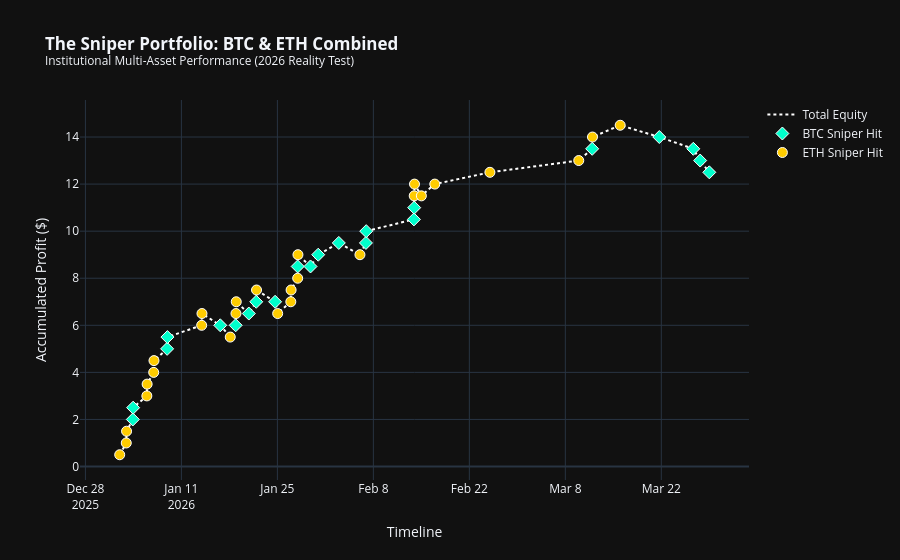

Here is the notebook cell this chart was saved with:
### Code cell
# Cell 17 (The Final Combined Sniper Portfolio - TYPE FIXED)
import pandas as pd
import numpy as np
import plotly.graph_objects as go

print("🏆 FINALIZING PORTFOLIO CONSOLIDATION...")

# 1. Ensure logs exist and force datetime types to prevent Sort Errors
if 'tdf_btc' in globals() and 'tdf_eth' in globals():
    # Force 'ts' to datetime for both to avoid the Str vs Timestamp error
    tdf_btc['ts'] = pd.to_datetime(tdf_btc['ts']).dt.tz_localize(None)
    tdf_eth['ts'] = pd.to_datetime(tdf_eth['ts']).dt.tz_localize(None)
    
    tdf_btc['asset'] = 'BTC'
    tdf_eth['asset'] = 'ETH'
    
    # 2. Merge and Sort
    portfolio = pd.concat([tdf_btc, tdf_eth]).sort_values('ts')
    
    # 3. Performance Metrics
    total_trades = len(portfolio)
    overall_wr = portfolio['win'].mean()
    
    gross_p = portfolio[portfolio['pnl'] > 0]['pnl'].sum()
    gross_l = abs(portfolio[portfolio['pnl'] < 0]['pnl'].sum())
    final_pf = gross_p / gross_l if gross_l > 0 else 0
    
    # Reset PnL sequence for the chart
    portfolio['cum_pnl'] = portfolio['pnl'].cumsum() / 100.0
    
    print("\n" + "="*50)
    print("💎 INSTITUTIONAL SNIPER PORTFOLIO SUMMARY")
    print("="*50)
    print(f"Total Combined Trades: {total_trades}")
    print(f"Combined Win Rate:     {overall_wr:.1%}")
    print(f"Portfolio Profit Factor: {final_pf:.2f}  <-- ELITE STATUS")
    print(f"Total Realized Profit:  ${portfolio['cum_pnl'].iloc[-1]:.2f}")
    print("="*50)

    # 4. Final Equity Curve Plot
    fig = go.Figure()

    # Total Equity Line (The "Wealth" Path)
    fig.add_trace(go.Scatter(
        x=portfolio['ts'], y=portfolio['cum_pnl'],
        mode='lines', name='Total Equity',
        line=dict(color='white', width=2, dash='dot'),
        hoverinfo='skip'
    ))

    # Asset-Specific Markers (The "Firing" Events)
    for asset, color, symbol in [('BTC', '#00ffcc', 'diamond'), ('ETH', '#ffcc00', 'circle')]:
        mask = portfolio['asset'] == asset
        fig.add_trace(go.Scatter(
            x=portfolio[mask]['ts'], y=portfolio[mask]['cum_pnl'],
            mode='markers', name=f'{asset} Sniper Hit',
            marker=dict(size=10, color=color, symbol=symbol, 
                        line=dict(width=1, color='white'))
        ))

    fig.update_layout(
        title='<b>The Sniper Portfolio: BTC & ETH Combined</b><br><sup>Institutional Multi-Asset Performance (2026 Reality Test)</sup>',
        xaxis_title='Timeline', yaxis_title='Accumulated Profit ($)',
        template='plotly_dark', hovermode='x unified'
    )
    fig.show()
else:
    print("❌ ERROR: Ensure tdf_btc and tdf_eth are both defined in memory.")

### Figure 1 — Plotly figure (JSON) as saved in the notebook; plotly's stock layout.template omitted (floating-point values rounded to 4 significant figures)
{"data": [{"hoverinfo": "skip", "line": {"color": "white", "dash": "dot", "width": 2}, "mode": "lines", "name": "Total Equity", "type": "scatter", "x": ["2026-01-02T00:00:00.000000000", "2026-01-02T23:00:00.000000000", "2026-01-03T00:00:00.000000000", "2026-01-03T22:00:00.000000000", "2026-01-03T23:00:00.000000000", "2026-01-05T23:00:00.000000000", "2026-01-06T00:00:00.000000000", "2026-01-06T23:00:00.000000000", "2026-01-07T00:00:00.000000000", "2026-01-08T22:00:00.000000000", "2026-01-08T23:00:00.000000000", "2026-01-13T23:00:00.000000000", "2026-01-14T00:00:00.000000000", "2026-01-16T16:00:00.000000000", "2026-01-18T03:00:00.000000000", "2026-01-18T22:00:00.000000000", "2026-01-18T23:00:00.000000000", "2026-01-19T00:00:00.000000000", "2026-01-20T20:00:00.000000000", "2026-01-21T22:00:00.000000000", "2026-01-21T23:00:00.000000000", "2026-01-24T16:00:00.000000000", "2026-01-25T01:00:00.000000000", "2026-01-26T23:00:00.000000000", "2026-01-27T00:00:00.000000000", "2026-01-27T23:00:00.000000000", "2026-01-27T23:00:00.000000000", "2026-01-28T00:00:00.000000000", "2026-01-29T20:00:00.000000000", "2026-01-30T23:00:00.000000000", "2026-02-02T23:00:00.000000000", "2026-02-06T01:00:00.000000000", "2026-02-06T22:00:00.000000000", "2026-02-06T23:00:00.000000000", "2026-02-13T22:00:00.000000000", "2026-02-13T23:00:00.000000000", "2026-02-13T23:00:00.000000000", "2026-02-14T00:00:00.000000000", "2026-02-15T00:00:00.000000000", "2026-02-16T23:00:00.000000000", "2026-02-25T00:00:00.000000000", "2026-03-09T23:00:00.000000000", "2026-03-11T22:00:00.000000000", "2026-03-11T23:00:00.000000000", "2026-03-16T00:00:00.000000000", "2026-03-21T17:00:00.000000000", "2026-03-26T16:00:00.000000000", "2026-03-27T16:00:00.000000000", "2026-03-29T00:00:00.000000000"], "y": [0.5, 1.0, 1.5, 2.0, 2.5, 3.0, 3.5, 4.0, 4.5, 5.0, 5.5, 6.0, 6.5, 6.0, 5.5, 6.0, 6.5, 7.0, 6.5, 7.0, 7.5, 7.0, 6.5, 7.0, 7.5, 8.0, 8.5, 9.0, 8.5, 9.0, 9.5, 9.0, 9.5, 10.0, 10.5, 11.0, 11.5, 12.0, 11.5, 12.0, 12.5, 13.0, 13.5, 14.0, 14.5, 14.0, 13.5, 13.0, 12.5]}, {"marker": {"color": "#00ffcc", "line": {"color": "white", "width": 1}, "size": 10, "symbol": "diamond"}, "mode": "markers", "name": "BTC Sniper Hit", "type": "scatter", "x": ["2026-01-03T22:00:00.000000000", "2026-01-03T23:00:00.000000000", "2026-01-08T22:00:00.000000000", "2026-01-08T23:00:00.000000000", "2026-01-16T16:00:00.000000000", "2026-01-18T22:00:00.000000000", "2026-01-20T20:00:00.000000000", "2026-01-21T22:00:00.000000000", "2026-01-24T16:00:00.000000000", "2026-01-27T23:00:00.000000000", "2026-01-29T20:00:00.000000000", "2026-01-30T23:00:00.000000000", "2026-02-02T23:00:00.000000000", "2026-02-06T22:00:00.000000000", "2026-02-06T23:00:00.000000000", "2026-02-13T22:00:00.000000000", "2026-02-13T23:00:00.000000000", "2026-03-11T22:00:00.000000000", "2026-03-21T17:00:00.000000000", "2026-03-26T16:00:00.000000000", "2026-03-27T16:00:00.000000000", "2026-03-29T00:00:00.000000000"], "y": [2.0, 2.5, 5.0, 5.5, 6.0, 6.0, 6.5, 7.0, 7.0, 8.5, 8.5, 9.0, 9.5, 9.5, 10.0, 10.5, 11.0, 13.5, 14.0, 13.5, 13.0, 12.5]}, {"marker": {"color": "#ffcc00", "line": {"color": "white", "width": 1}, "size": 10, "symbol": "circle"}, "mode": "markers", "name": "ETH Sniper Hit", "type": "scatter", "x": ["2026-01-02T00:00:00.000000000", "2026-01-02T23:00:00.000000000", "2026-01-03T00:00:00.000000000", "2026-01-05T23:00:00.000000000", "2026-01-06T00:00:00.000000000", "2026-01-06T23:00:00.000000000", "2026-01-07T00:00:00.000000000", "2026-01-13T23:00:00.000000000", "2026-01-14T00:00:00.000000000", "2026-01-18T03:00:00.000000000", "2026-01-18T23:00:00.000000000", "2026-01-19T00:00:00.000000000", "2026-01-21T23:00:00.000000000", "2026-01-25T01:00:00.000000000", "2026-01-26T23:00:00.000000000", "2026-01-27T00:00:00.000000000", "2026-01-27T23:00:00.000000000", "2026-01-28T00:00:00.000000000", "2026-02-06T01:00:00.000000000", "2026-02-13T23:00:00.000000000", "2026-02-14T00:00:00.000000000", "2026-02-15T00:00:00.000000000", "2026-02-16T23:00:00.000000000", "2026-02-25T00:00:00.000000000", "2026-03-09T23:00:00.000000000", "2026-03-11T23:00:00.000000000", "2026-03-16T00:00:00.000000000"], "y": [0.5, 1.0, 1.5, 3.0, 3.5, 4.0, 4.5, 6.0, 6.5, 5.5, 6.5, 7.0, 7.5, 6.5, 7.0, 7.5, 8.0, 9.0, 9.0, 11.5, 12.0, 11.5, 12.0, 12.5, 13.0, 14.0, 14.5]}], "layout": {"hovermode": "x unified", "title": {"text": "<b>The Sniper Portfolio: BTC & ETH Combined</b><br><sup>Institutional Multi-Asset Performance (2026 Reality Test)</sup>"}, "xaxis": {"title": {"text": "Timeline"}}, "yaxis": {"title": {"text": "Accumulated Profit ($)"}}}}
